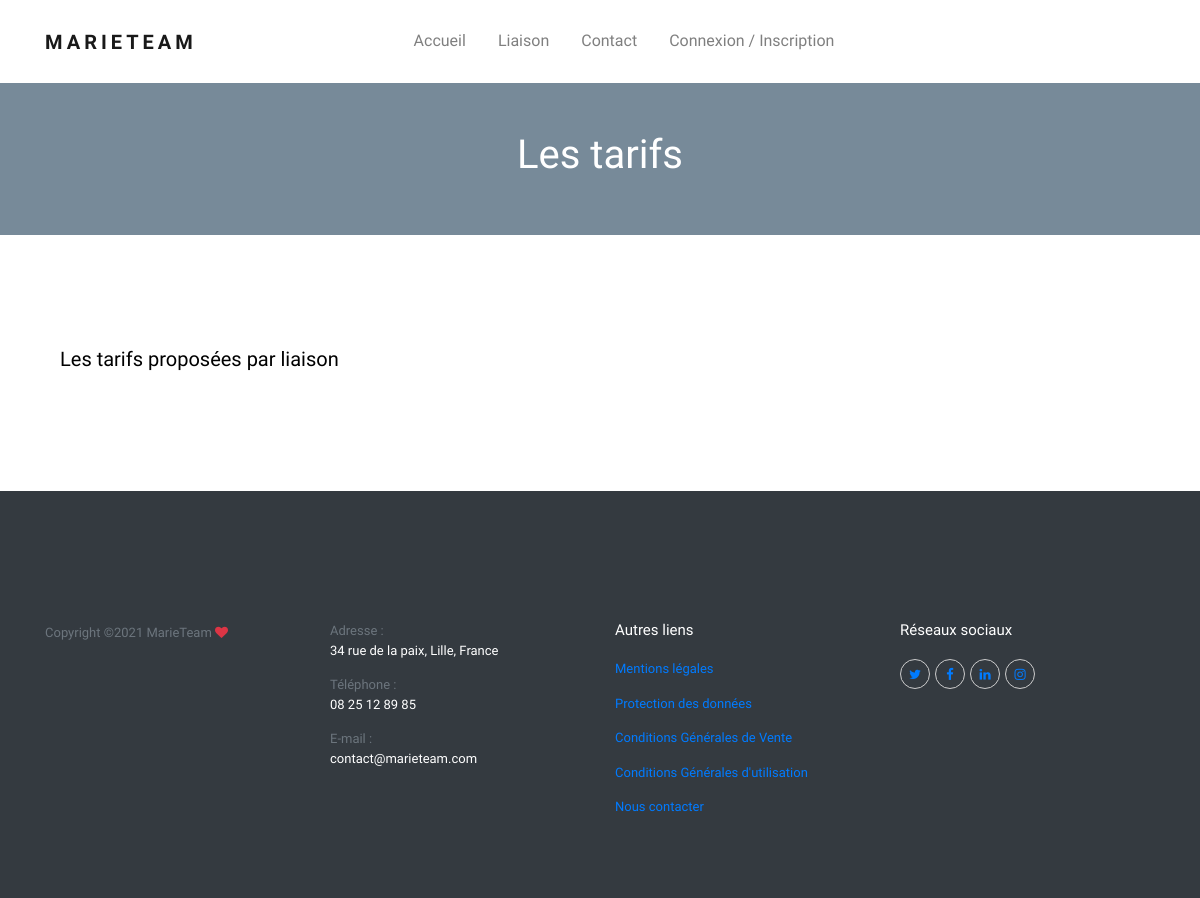
The page /tarifs.php on the database as committed earlier.
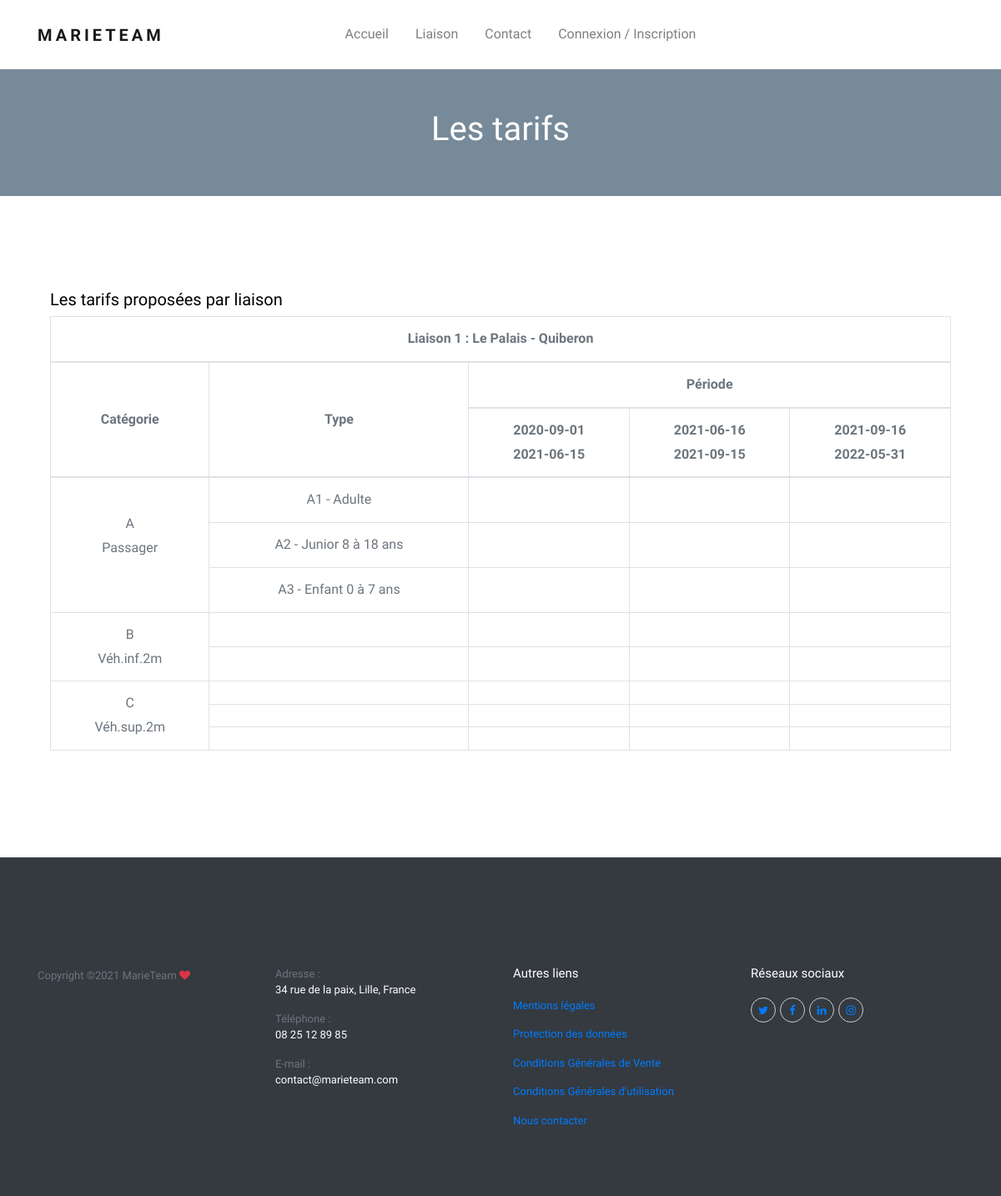
The same page on the database as committed later.
### tables this page shows
CREATE TABLE IF NOT EXISTS `liaison` (
  `code_liaison` int(11) NOT NULL,
  `nom` varchar(80) NOT NULL,
  `distance_miles` float NOT NULL,
  `id_secteur` int(11) NOT NULL,
  `port_depart` int(11) NOT NULL,
  `port_arrivee` int(11) NOT NULL,
  PRIMARY KEY (`code_liaison`),
  KEY `LIAISON_SECTEUR_FK` (`id_secteur`),
  KEY `LIAISON_PORT0_FK` (`port_depart`),
  KEY `LIAISON_PORT1_FK` (`port_arrivee`)
);

CREATE TABLE IF NOT EXISTS `periode` (
  `dateDeb` date NOT NULL,
  `dateFin` date NOT NULL,
  PRIMARY KEY (`dateDeb`)
);

### db_connect.php (called while the page is built)
<?php
function get_bdd(){
$servername = 'localhost';
$username = 'root';
$password = '';
return new PDO("mysql:host=$servername;dbname=marieteam", $username, $password);
}

### tarifs.php (the view, shortened to what this page needs)
<?php
require_once('db_connect.php');
include('header.php');
?>
    <section class="inner-page">
      <div class="slider-item py-5" style="background-image: url('img/slider-1.jpg');">
        <div class="container">
          <div class="row slider-text align-items-center justify-content-center text-center">
            <div class="col-md-7 col-sm-12 element-animate">
              <h1 class="text-white">Les tarifs</h1>
            </div>
          </div>
        </div>
      </div>
    </section>
    <section class="section">
      <div class="container">
        <div class="col-md-12">
          <h5>Les tarifs proposées par liaison</h5>
          <?php
            $req1 = get_bdd()->query("SELECT * FROM liaison");
            $req2 = get_bdd()->query("SELECT dateDeb, dateFin FROM periode ORDER BY dateDeb ASC");
            while($donnees1 = $req1->fetch()){
          ?>
          <table class="table table-bordered" style="text-align: center;">
            <thead>
              <tr>
                <th colspan="6">Liaison <?php echo $donnees1['code_liaison'] ?> : <?php echo $donnees1['nom'] ?></th>
              </tr>
              <tr>
                <th rowspan="2" style="vertical-align: middle;">Catégorie</th>
                <th rowspan="2" style="vertical-align: middle;">Type</th>
                <th colspan="4">Période</th>
              </tr>
              <tr>
                <?php
                  while($donnees2 = $req2->fetch()){
                ?>
                  <th><?php echo $donnees2['dateDeb'] ?><br><?php echo $donnees2['dateFin'] ?></th>
                <?php } ?>
              </tr>
            </thead>
            <tbody>
              <tr>
                <td rowspan="3"><br>A<br>Passager</td>
                <td>A1 - Adulte</td>
                <td></td>
                <td></td>
                <td></td>
              </tr>
              <tr>
                <td>A2 - Junior 8 à 18 ans</td>
                <td></td>
                <td></td>
                <td></td>
              </tr>
              <tr>
                <td>A3 - Enfant 0 à 7 ans</td>
                <td></td>
                <td></td>
                <td></td>
              </tr>
              <tr>
                <td rowspan="2">B<br>Véh.inf.2m</td>
                <td></td>
                <td></td>
                <td></td>
                <td></td>
              </tr>
              <tr>
                <td></td>
                <td></td>
                <td></td>
                <td></td>
              </tr>
              <tr>
                <td rowspan="3">C<br>Véh.sup.2m</td>
                <td></td>
                <td></td>
                <td></td>
                <td></td>
              </tr>
              <tr>
                <td></td>
                <td></td>
                <td></td>
                <td></td>
              </tr>
              <tr>
                <td></td>
                <td></td>
                <td></td>
                <td></td>
              </tr>
          </table>
          <?php } ?>
          </div>
        </div>
    </section>
    <?php include('footer.php');?>
  </body>
</html>

Rows that differ between the two databases and show on the page:
added liaison: code_liaison "1", nom "Le Palais - Quiberon"
added periode: dateDeb "2020-09-01", dateFin "2021-06-15"
added periode: dateDeb "2021-06-16", dateFin "2021-09-15"
added periode: dateDeb "2021-09-16", dateFin "2022-05-31"
